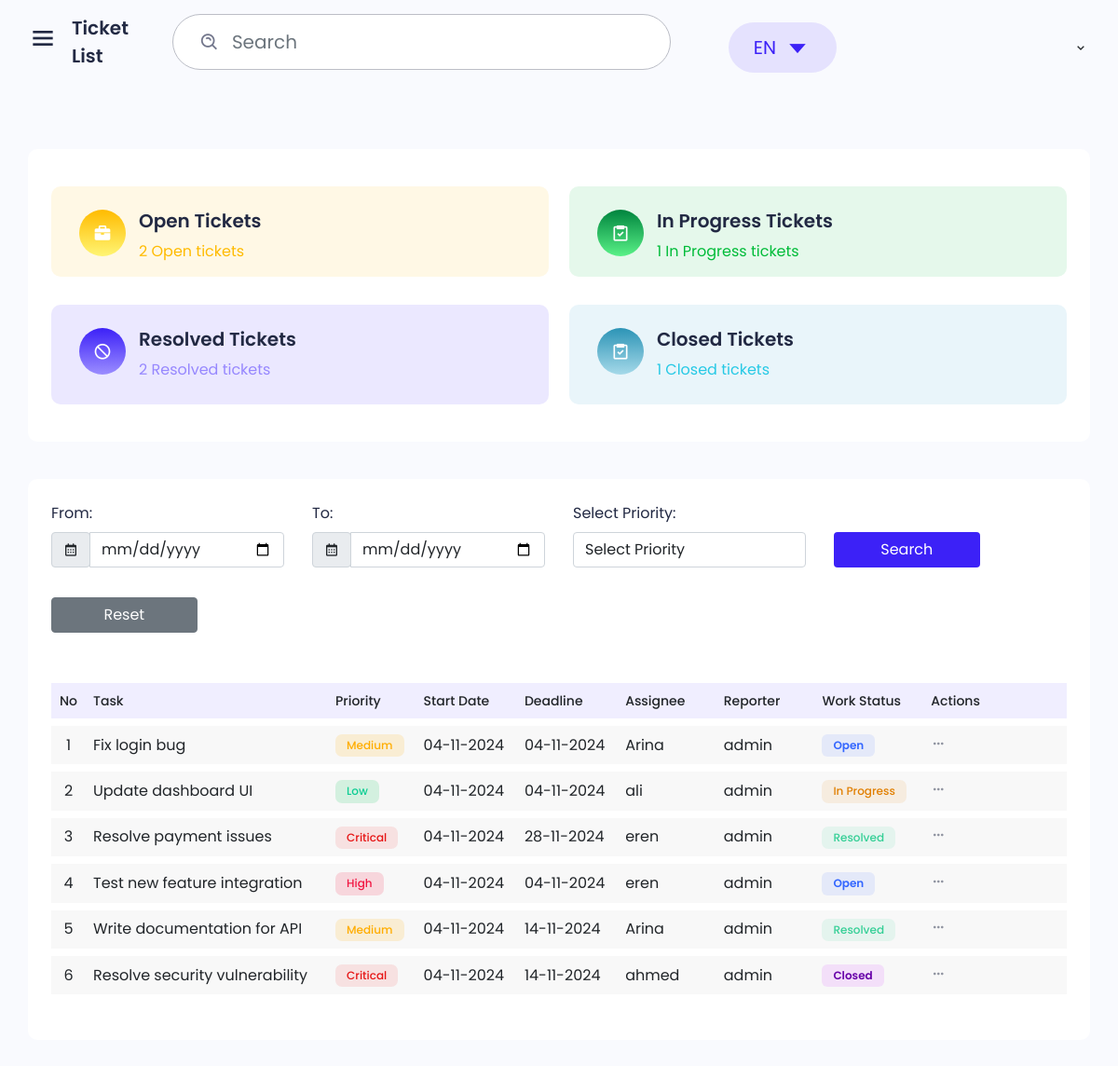
Page /api/ (signed in) on the committed database.
### tickets/models.py (models this page shows)
class Ticket(models.Model):
    title = models.CharField(max_length=255)
    description = models.TextField()
    priority = models.CharField(max_length=50, choices=[('Low', 'Low'), ('Medium', 'Medium'), ('High', 'High'), ('Critical', 'Critical')])
    status = models.CharField(max_length=50, choices=[('Open', 'Open'), ('In Progress', 'In Progress'), ('Resolved', 'Resolved'), ('Closed', 'Closed')])
    assignee = models.ForeignKey(User, related_name='assigned_tickets', on_delete=models.SET_NULL, null=True)
    reporter = models.ForeignKey(User, related_name='reported_tickets', on_delete=models.SET_NULL, null=True)
    due_date = models.DateField()
    created_at = models.DateTimeField(auto_now_add=True)
    updated_at = models.DateTimeField(auto_now=True)

### tickets/views.py (the view)
# urls.py: path('', ticket_list, name='ticket_list'),
def ticket_list(request):
    tickets = Ticket.objects.all()
    from_date = request.GET.get('from_date')
    to_date = request.GET.get('to_date')
    priority = request.GET.get('priority')
    if from_date:
        try:
            from_date_parsed = datetime.strptime(from_date, "%Y-%m-%d").date()
            tickets = tickets.filter(created_at__date__gte=from_date_parsed)
        except ValueError:
            print(f"Invalid from_date format: {from_date}")
    if to_date:
        try:
            to_date_parsed = datetime.strptime(to_date, "%Y-%m-%d").date()
            tickets = tickets.filter(created_at__date__lte=to_date_parsed)
        except ValueError:
            print(f"Invalid to_date format: {to_date}")
    if priority and priority in ["High", "Medium", "Low", "Critical"]:
        tickets = tickets.filter(priority=priority)
    open_count = Ticket.objects.filter(status="Open").count()
    in_progress_count = Ticket.objects.filter(status="In Progress").count()
    resolved_count = Ticket.objects.filter(status="Resolved").count()
    closed_count = Ticket.objects.filter(status="Closed").count()
    return render(request, 'tickets/ticket_list.html', {
        'tickets': tickets,
        'open_count': open_count,
        'in_progress_count': in_progress_count,
        'resolved_count': resolved_count,
        'closed_count': closed_count
    })

### ticket_notifications/templatetags/notification_tags.py (called while the page is built)
@register.simple_tag
def unread_notifications_count(user):
    return Notification.objects.filter(user=user, is_read=False).count()

### tickets/templates/tickets/ticket_list.html (shortened to what this page needs)
{% extends "layout.html" %}
{% block content %}
{% block maintitle %}
<div class="main-title">
    Ticket List
</div>
{% endblock maintitle %}
<div class="main">
    <div class="main-content ticket">
        <div class="row">
            <div class="col-12">
                <div class="box card-box">
                    <div class="icon-box bg-color-1">
                        <div class="icon bg-icon-1">
                            <i class="bx bxs-briefcase"></i>
                        </div>
                        <div class="content">
                            <h5 class="title-box">Open Tickets</h5>
                            <p class="color-1 mb-0 pt-4">{{ open_count }} Open tickets</p>
                        </div>
                    </div>
                    <div class="icon-box bg-color-2">
                        <div class="icon bg-icon-2">
                            <i class="bx bx-task"></i>
                        </div>
                        <div class="content">
                            <h5 class="title-box">In Progress Tickets</h5>
                            <p class="color-2 mb-0 pt-4">{{ in_progress_count }} In Progress tickets</p>
                        </div>
                    </div>
                    <div class="icon-box bg-color-3">
                        <div class="icon bg-icon-3">
                            <i class="bx bx-block"></i>
                        </div>
                        <div class="content">
                            <h5 class="title-box">Resolved Tickets</h5>
                            <p class="color-3 mb-0 pt-4">{{ resolved_count }} Resolved tickets</p>
                        </div>
                    </div>
                    <div class="icon-box bg-color-4">
                        <div class="icon bg-icon-4">
                            <i class="bx bx-task color-white"></i>
                        </div>
                        <div class="content">
                            <h5 class="title-box">Closed Tickets</h5>
                            <p class="color-4 mb-0 pt-4">{{ closed_count }} Closed tickets</p>
                        </div>
                    </div>
                </div>
            </div>
        </div>
        <div class="row">
            <div class="col-12 col-xl-12">
                <div class="box">
                    <div class="box-body pb-30">
                        <form method="get" action="" id="filterForm">
                            <div class="row align-items-center">
                                <div class="col-md-3 col-lg-3 mb-0">
                                    <div class="form-group">
                                        <label class="form-label">From:</label>
                                        <div class="input-group">
                                            <div class="input-group-prepend">
                                                <div class="input-group-text"><i class='bx bx-calendar'></i></div>
                                            </div>
                                            <input name="from_date" class="form-control fc-datepicker" placeholder="YYYY-MM-DD" type="date">
                                        </div>
                                    </div>
                                </div>
                                <div class="col-md-3 col-lg-3 mb-0">
                                    <div class="form-group">
                                        <label class="form-label">To:</label>
                                        <div class="input-group">
                                            <div class="input-group-prepend">
                                                <div class="input-group-text"><i class='bx bx-calendar'></i></div>
                                            </div>
                                            <input name="to_date" class="form-control fc-datepicker" placeholder="YYYY-MM-DD" type="date">
                                        </div>
                                    </div>
                                </div>
                                <div class="col-md-3 col-lg-3 mb-0">
                                    <div class="form-group">
                                        <label class="form-label">Select Priority:</label>
                                        <select name="priority" class="form-control custom-select select2">
                                            <option value="">Select Priority</option>
                                        </select>
                                    </div>
                                </div>
                                <div class="col-md-2 col-lg-2 mb-0">
                                    <div class="form-group mt-32">
                                        <button type="submit" class="btn bg-primary btn-block color-white">Search</button>
                                    </div>
                                </div>
                                <div class="col-md-2 col-lg-1 mb-0">
                                    <div class="form-group mt-32">
                                        <a href="{% url 'ticket_list' %}" class="btn btn-secondary btn-block">Reset</a>
                                    </div>
                                </div>
                            </div>
                        </form>
                    </div>
                    <div class="box-body">
                        <div class="table-responsive">
                            <table class="table table-vcenter text-nowrap table-bordered dataTable no-footer"
                                id="task-profile" role="grid">
                                <thead>
                                    <tr class="top">
                                        <th class="border-bottom-0 text-center sorting fs-14 font-w500"
                                            style="width: 26.6562px;">No</th>
                                        <th class="border-bottom-0 sorting fs-14 font-w500" style="width: 222.312px;">
                                            Task</th>
                                        <th class="border-bottom-0 sorting fs-14 font-w500" style="width: 84.8281px;">
                                            Priority</th>
                                        <th class="border-bottom-0 sorting fs-14 font-w500" style="width: 87.9844px;">
                                            Start Date</th>
                                        <th class="border-bottom-0 sorting fs-14 font-w500" style="width: 87.9844px;">
                                            Deadline</th>
                                        <th class="border-bottom-0 sorting fs-14 font-w500" style="width: 100.000px;">
                                            Assignee</th>
                                        <th class="border-bottom-0 sorting fs-14 font-w500" style="width: 100.000px;">
                                            Reporter</th>
                                        <th class="border-bottom-0 sorting fs-14 font-w500" style="width: 110.719px;">
                                            Work Status</th>
                                        <th class="border-bottom-0 sorting_disabled fs-14 font-w500"
                                            style="width: 145.391px;">Actions</th>
                                    </tr>
                                </thead>
                                <tbody>
                                    {% for ticket in tickets %}
                                    <tr class="{% cycle 'odd' 'even' %}">
                                        <td class="text-center">{{ forloop.counter }}</td>
                                        <td>
                                            <a href="javascript:void(0);" data-bs-toggle="modal"
                                                data-bs-target="#ticketDetailModal"
                                                onclick="showTicketDetails('{{ ticket.pk }}')">
                                                {{ ticket.title }}
                                            </a>
                                        </td>
                                        <td>
                                            <span
                                                class="badge {% if ticket.priority == 'High' %}badge-danger-light{% elif ticket.priority == 'Medium' %}badge-warning-light{% elif ticket.priority == 'Low' %}badge-success-light{% elif ticket.priority == 'Critical' %}badge-danger{% endif %}">
                                                {{ ticket.priority }}
                                            </span>
                                        </td>
                                        <td>{{ ticket.created_at|date:"d-m-Y" }}</td>
                                        <td>{{ ticket.due_date|date:"d-m-Y" }}</td>
                                        <td>
                                            {% if ticket.assignee %}
                                            {{ ticket.assignee.username }}
                                            {% else %}
                                            Unassigned
                                            {% endif %}
                                        </td>
                                        <td>{{ ticket.reporter.username }}</td>
                                        <td>
                                            <span
                                                class="badge {% if ticket.status == 'Open' %}badge-primary{% elif ticket.status == 'In Progress' %}badge-warning{% elif ticket.status == 'Resolved' %}badge-success{% elif ticket.status == 'Closed' %}badge-secondary{% endif %}">
                                                {{ ticket.status }}
                                            </span>
                                        </td>
                                        <td>
                                            <div class="dropdown">
                                                <a href="javascript:void(0);" class="btn-link" data-bs-toggle="dropdown"
                                                    aria-expanded="false">
                                                    <i class='bx bx-dots-horizontal-rounded'></i>
                                                </a>
                                            </div>
                                        </td>
                                    </tr>
                                    {% empty %}
                                    <tr>
                                        <td colspan="10" class="text-center">No tickets available.</td>
                                    </tr>
                                    {% endfor %}
                                </tbody>
                            </table>
                        </div>
                    </div>
                </div>
            </div>
        </div>
    </div>
</div>
{% endblock %}

### static/css/grid.css (style rules this page uses)
.row { display: flex; flex-wrap: wrap; margin: 0 -15px; }
[class*="col-"] { padding: 0 15px; margin-bottom: 40px; }
.col-12 { width: 100%; }
@media only screen and (max-width: 1700px) { .col-xl-12 { width: 100%; } }
@media only screen and (max-width: 1280px) { .col-md-2 { width: 16.66%; } }
@media only screen and (max-width: 1280px) { .col-md-3 { width: 25%; } }

### static/css/responsive.css (style rules this page uses)
@media only screen and  (max-width: 1820px) { .box.card-box { flex-wrap: wrap; } }
@media only screen and  (max-width: 1820px) { .box.card-box .icon-box { width: 47%; margin: 15px 10px; padding-bottom: 15px; } }
@media only screen and  (max-width: 1820px) { .box.card-box .icon-box:nth-child(1) { margin-left: 10px; } }
@media only screen and  (max-width: 1820px) { .box.card-box .icon-box:nth-child(4) { margin-right: 10px; } }
@media only screen and (max-width: 1200px) { .box.card-box { flex-wrap: wrap; } }
@media only screen and (max-width: 1200px) { .box.card-box .icon-box { width: 49%; margin: 15px 0 !important; padding-bottom: 15px; } }
@media only screen and (max-width: 1200px) { .box.card-box .icon-box:nth-child(1) { margin-left: 10px; } }
@media only screen and (max-width: 1200px) { .box.card-box .icon-box:nth-child(4) { margin-right: 10px; } }
@media only screen and (max-width: 1200px) { .main-content { padding: 30px; } }
@media only screen and (max-width: 1200px) { .main-title { font-size: 20px; } }

### tickets/templates/tickets/ticket_list.html (style rules this page uses)
.bg-color-4 { background-color: #e9f5fa; }
.bg-icon-4 { background: #2c94b6; background: -moz-linear-gradient(top, #2c94b6 0%, #a5d9e9 100%); background: -webkit-linear-gradient(top, #2c94b6 0%, #a5d9e9 100%); background: linear-gradient(to bottom, #2c94b6 0%, #a5d9e9 100%); }
.badge-primary { background-color: rgba(51, 102, 255, 0.1); color: #3366ff; font-family: 'Poppins', sans-serif; font-size: 12px; font-weight: 600; padding: 5px 12px; border-radius: 6px; }
.badge-secondary { background-color: rgba(198, 7, 255, 0.1); color: #6800a9; font-family: 'Poppins', sans-serif; font-size: 12px; font-weight: 600; padding: 5px 12px; border-radius: 6px; }
.icon-box { transition: all 0.3s ease; }
.icon { transition: transform 0.6s ease; }

### rows in the picture
Ticket: title "Fix login bug", priority "Medium", created_at "04-11-2024", due_date "04-11-2024", assignee.username "Arina", reporter.username "admin", status "Open"
Ticket: title "Update dashboard UI", priority "Low", created_at "04-11-2024", due_date "04-11-2024", assignee.username "ali", reporter.username "admin", status "In Progress"
Ticket: title "Resolve payment issues", priority "Critical", created_at "04-11-2024", due_date "28-11-2024", assignee.username "eren", reporter.username "admin", status "Resolved"
Ticket: title "Test new feature integration", priority "High", created_at "04-11-2024", due_date "04-11-2024", assignee.username "eren", reporter.username "admin", status "Open"
Ticket: title "Write documentation for API", priority "Medium", created_at "04-11-2024", due_date "14-11-2024", assignee.username "Arina", reporter.username "admin", status "Resolved"
Ticket: title "Resolve security vulnerability", priority "Critical", created_at "04-11-2024", due_date "14-11-2024", assignee.username "ahmed", reporter.username "admin", status "Closed"

### other values in the picture
{{ open_count }} "2"
{{ in_progress_count }} "1"
{{ resolved_count }} "2"
{{ closed_count }} "1"
